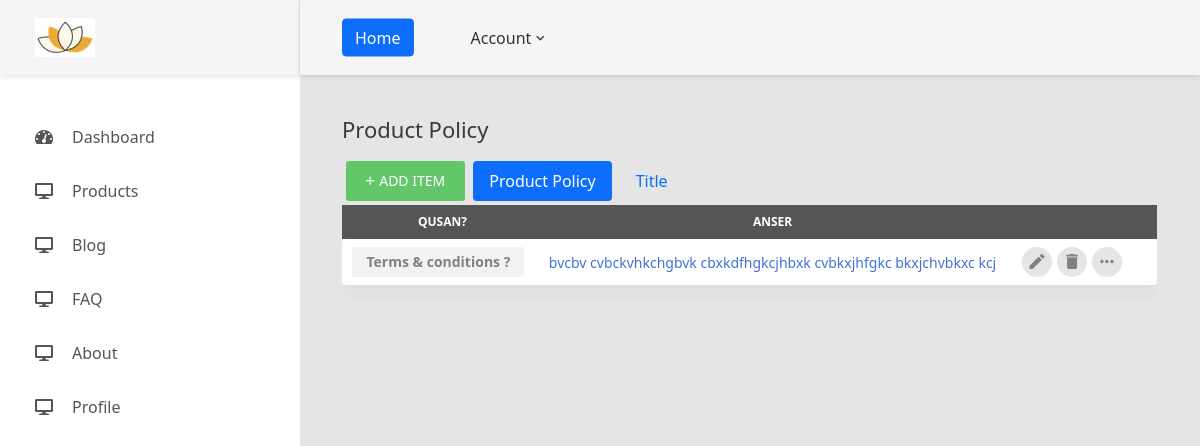
The app's page /admin/product-policy.php (signed in) with its own data.
### tables this page shows
CREATE TABLE `useradmin` (
  `id` int(11) NOT NULL,
  `profile_id` varchar(100) NOT NULL,
  `image` varchar(200) NOT NULL,
  `username` varchar(50) NOT NULL,
  `password` varchar(255) NOT NULL,
  `email` varchar(100) NOT NULL,
  `last_name` varchar(200) NOT NULL,
  `designation` varchar(200) NOT NULL,
  `company` varchar(200) NOT NULL,
  `business_category` varchar(200) NOT NULL,
  `logo` varchar(200) NOT NULL,
  `thumbnail_image` varchar(200) NOT NULL,
  `thames_color` varchar(100) NOT NULL,
  `text_color` varchar(100) NOT NULL,
  `footer_color` varchar(100) NOT NULL,
  `connections_id` varchar(100) NOT NULL,
  `admin_status` varchar(100) NOT NULL
);

CREATE TABLE `products_qusan_anser` (
  `id` int(50) NOT NULL,
  `adminuser_id` varchar(100) NOT NULL,
  `product_tokan` varchar(200) NOT NULL,
  `policy_qu` varchar(200) NOT NULL,
  `policy_an` varchar(200) NOT NULL,
  `products_policy_status` varchar(100) NOT NULL
);

### admin/product-policy.php (the view, shortened to what this page needs)
<?php
include 'header.php';
?>
<?php
        $admin_user=$_SESSION['login_user'];
        $row=mysqli_fetch_assoc(mysqli_query($db, "select * from useradmin where profile_id='$admin_user'"));
        $adminuser_id = $row['id'];
        $sql =  "SELECT * FROM `products_qusan_anser` WHERE adminuser_id='$adminuser_id'";
        $res = mysqli_query($db, $sql);
?>
            <div class="main-content">
                <div class="section__content section__content--p30">
                    <div class="container-fluid">
                    <div class="row">
                            <div class="col-md-12">
                                <h3 class="title-5 m-b-35">Product Policy</h3>
                                <div class="table-data__tool">
                                    <div class="table-data__tool-left">
                                        <div class="rs-select2--light">
                                           <ul class="nav nav-pills d-flex">
                                                <li class="nav-item p-1">
                                                <a href="add-product-policy.php" class="au-btn au-btn-icon au-btn--green au-btn--small"><i class="zmdi zmdi-plus"></i>Add item</a>
                                                </li>
                                                <li class="nav-item p-1">
                                                 <a class="nav-link active" data-bs-toggle="pill" href="#attributes">Product Policy</a>
                                                </li>
                                                <li class="nav-item p-1">
                                                 <a class="nav-link" data-bs-toggle="pill" href="#catagery">Title</a>
                                                </li>
                                            </ul>
                                        </div>
                                    </div>
                                </div>
                                <div class="tab-content">
                                <div class="tab-pane active" id="attributes">
                                <div class="table-responsive table-responsive-data2">
                                    <table class="table table-data2">
                                        <thead style="background: #555;">
                                            <tr>
                                                <th>Qusan?</th>
                                                <th>Anser</th>
                                                <th></th>
                                            </tr>
                                        </thead>
                                        <tbody>
                                       <?php
                                        while ($row = mysqli_fetch_assoc($res)) {
                                            ?>
                                            <tr class="tr-shadow">
                                                <td>
                                                    <span class="block-email"><b><?php echo $row['policy_qu'] ?></b></span>
                                                </td>
                                                <td class="desc"><?php echo $row['policy_an'] ?></td>
                                                <td>
                                                    <div class="table-data-feature">
                                                        <a href="" class="item" data-toggle="tooltip" data-placement="top" title="Edit">
                                                            <i class="zmdi zmdi-edit"></i>
                                                        </a>
                                                        <a href="?id=<?php echo $row['id'] ?>&type=delete" class="item" data-toggle="tooltip" data-placement="top" title="Delete">
                                                            <i class="zmdi zmdi-delete"></i>
                                                        </a>
                                                        <a class="item" data-toggle="tooltip" data-placement="top" title="More">
                                                            <i class="zmdi zmdi-more"></i>
                                                        </a>
                                                    </div>
                                                </td>
                                            </tr>
                                        <?php
                                     }
                                      ?>
                                        </tbody>
                                    </table>
                                </div>
                                </div>
                                </div>
                            </div>
                        </div>
                    </div>
                </div>
            </div>
            <?php include 'footer.php' ?>

### admin/header.php (shortened to what this page needs)
<?php
include("config.php");
$admin_user=$_SESSION['login_user'];
$row=mysqli_fetch_assoc(mysqli_query($db, "select * from useradmin where profile_id='$admin_user'"));
?>
<!DOCTYPE html>
<html lang="en">
<head>
    <link href="css/font-face.css" rel="stylesheet" media="all">
    <link href="vendor/font-awesome-4.7/css/font-awesome.min.css" rel="stylesheet" media="all">
    <link href="vendor/font-awesome-5/css/fontawesome-all.min.css" rel="stylesheet" media="all">
    <link href="vendor/mdi-font/css/material-design-iconic-font.min.css" rel="stylesheet" media="all">
    <link href="vendor/animsition/animsition.min.css" rel="stylesheet" media="all">
    <link href="vendor/css-hamburgers/hamburgers.min.css" rel="stylesheet" media="all">
    <link href="css/theme.css" rel="stylesheet" media="all">
    <link href="https://cdn.jsdelivr.net/npm/bootstrap@5.0.2/dist/css/bootstrap.min.css" rel="stylesheet">
</head>
<body class="animsition">
    <div class="page-wrapper">
        <aside class="menu-sidebar d-none d-lg-block">
            <div class="logo">
                <a href="#">
                    <img src="images/admin-img/<?php echo $row['image'] ?>" width="60px" height="60px" alt="" />
                </a>
            </div>
            <div class="menu-sidebar__content js-scrollbar1">
                <nav class="navbar-sidebar">
                    <ul class="list-unstyled navbar__list">
                    <li class="has-sub">
                            <a class="js-arrow" href="dashboard.php">
                                <i class="fas fa-tachometer-alt"></i>Dashboard</a>
                        </li>
						<li class="has-sub">
                            <a class="js-arrow" href="#">
                            <i class="fas fa-desktop"></i>Products</a>
                        </li>
                        <li class="has-sub">
                            <a class="js-arrow" href="#">
                                <i class="fas fa-desktop"></i>Blog</a>
                        </li>
                        <li class="has-sub">
                            <a class="js-arrow" href="#">
                            <i class="fas fa-desktop"></i>FAQ</a>
                        </li>
                        <li class="has-sub">
                            <a class="js-arrow" href="#">
                            <i class="fas fa-desktop"></i>About</a>
                        </li>
                        <li class="has-sub">
                            <a class="js-arrow" href="#">
                            <i class="fas fa-desktop"></i>Profile</a>
                        </li>
                    </ul>
                </nav>
            </div>
        </aside>
        <div class="page-container">
            <header class="header-desktop">
                <div class="section__content section__content--p30">
                    <div class="container-fluid">
                        <div class="header-wrap">
                            <div class="header-button">
                                <div class="noti-wrap">
                                    <div class=""><a href="../index.php" class="btn btn-primary">Home</a></div>
                                </div>
                                <div class="account-wrap">
                                    <div class="account-item clearfix js-item-menu">
                                        <div class="content">
                                            <a class="js-acc-btn" href="#">Account</a>
                                        </div>
                                    </div>
                                </div>
                            </div>
                        </div>
                    </div>
                </div>
            </header>

### admin/header.php (style rules this page uses)
a { text-decoration: none; }
thead th { color: white!important; }

### records on screen
useradmin: image (picture)
products_qusan_anser: policy_qu "Terms & conditions ?", policy_an "bvcbv cvbckvhkchgbvk cbxkdfhgkcjhbxk cvbkxjhfgkc bkxjchvbkxc kcj"
